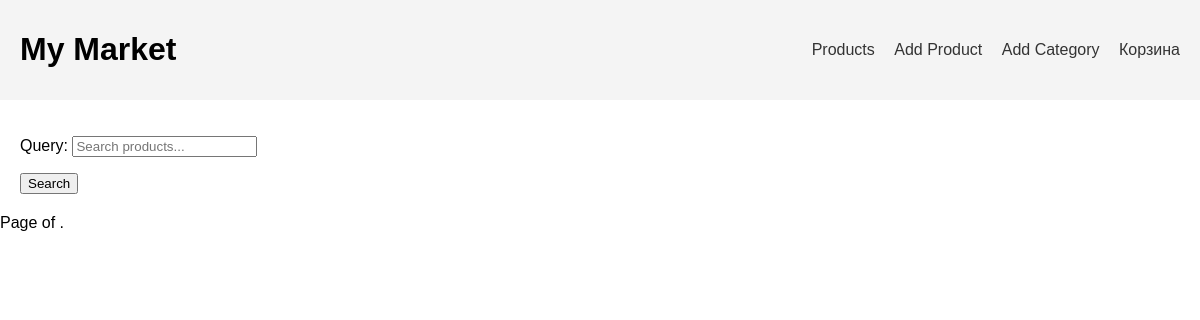
The app's page /, older data.
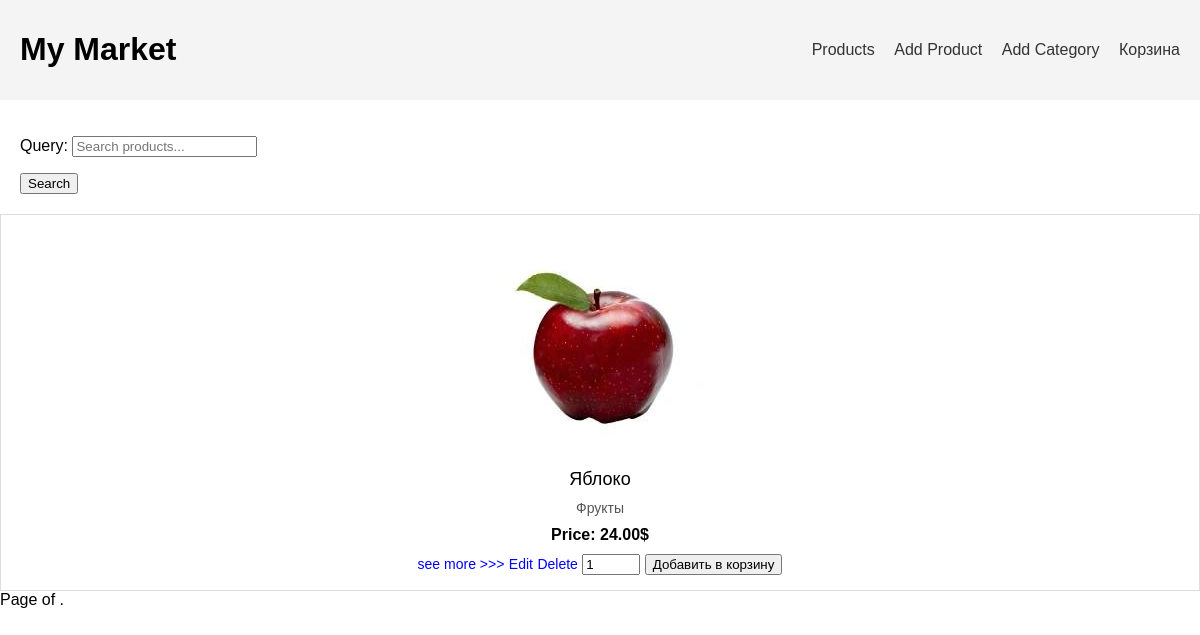
The same page, newer data.
### store/models.py (models this page shows, shortened)
class Product(models.Model):
    title = models.CharField(max_length=255, unique=True, verbose_name="Наименование")
    description = models.TextField(blank=True, verbose_name="Описание")
    category = models.ForeignKey(Category, on_delete=models.CASCADE, verbose_name="Категория")
    created_at = models.DateTimeField(auto_now_add=True, verbose_name="Дата и время добавления")
    price = models.DecimalField(max_digits=10, decimal_places=2, verbose_name="Стоимость")
    image = models.ImageField(upload_to='products/', verbose_name="Изображение")
    price = models.DecimalField(
        max_digits=10,
        decimal_places=2,
        verbose_name="Стоимость",
        validators=[MinValueValidator(0.01)]
    )
    stock = models.IntegerField(
        default=0,
        verbose_name="Остаток",
        validators=[MinValueValidator(0)]
    )

class Category(models.Model):
    name = models.CharField(max_length=255, unique=True, verbose_name="Наименование")
    description = models.TextField(blank=True, verbose_name="Описание")

### store/views.py (the view)
# urls.py: path('', ProductListView.as_view(), name='products_view'),
class ProductListView(ListView):
    model = Product
    template_name = 'store/products.html'
    context_object_name = 'products'
    paginate_by = 10
    def get_queryset(self):
        queryset = Product.objects.filter(stock__gte=1).order_by('category__name', 'title')
        query = self.request.GET.get('query')
        if query:
            queryset = queryset.filter(Q(title__icontains=query) | Q(category__name__icontains=query))
        return queryset
    def get_context_data(self, **kwargs):
        context = super().get_context_data(**kwargs)
        context['form'] = ProductSearchForm(self.request.GET or None)
        return context

### store/forms.py
class ProductSearchForm(forms.Form):
    query = forms.CharField(
        max_length=255,
        required=False,
        widget=forms.TextInput(attrs={
            'class': 'form-control',
            'placeholder': 'Search products...',
        })
    )

### store/templates/store/products.html (shortened to what this page needs)
<!DOCTYPE html>
<html lang="en">
<head>
</head>
<body>
    <header>
        <h1>My Market</h1>
        <nav>
            <a href="{% url 'products_view' %}">Products</a>
            <a href="{% url 'product_add_view' %}">Add Product</a>
            <a href="{% url 'category_add_view' %}">Add Category</a>
            <a href="{% url 'cart_view' %}">Корзина</a>
        </nav>
    </header>
    <div class="container">
        <form method="get" class="mb-3">
            {{ form.as_p }}
            <button type="submit" class="btn btn-primary">Search</button>
        </form>
        </div>
        <div class="product-grid">
            {% for product in products %}
                <div class="product">
                    <img src="{{ product.image.url }}" alt="{{ product.title }}">
                    <div class="product-title">{{ product.title }}</div>
                    <div class="product-category">{{ product.category.name }}</div>
                    <div class="product-price">Price: {{ product.price }}$</div>
                    {% if product.id %}
                        <a href="{% url 'product_view' product.id %}">see more &gt;&gt;&gt;</a>
                        <a href="{% url 'product_edit_view' product.id %}" class="btn btn-warning">Edit</a>
                        <a href="{% url 'product_delete_view' product.id %}" class="btn btn-danger">Delete</a>
                        <form action="{% url 'add_to_cart' product.pk %}" method="post" style="display: inline;">
                            <input type="number" name="quantity" value="1" min="1" max="{{ product.stock }}" style="width: 50px;">
                            <button type="submit">Добавить в корзину</button>
                         </form>
                    {% else %}
                        <p>Invalid product</p>
                    {% endif %}
                    {% endfor %}
                </div>
        </div>
        <div class="pagination">
    <span class="step-links">
        <span class="current">
            Page {{ products.number }} of {{ products.paginator.num_pages }}.
        </span>
    </span>
</div>
</body>
</html>

### store/templates/store/products.html (style rules this page uses)
body { font-family: Arial, sans-serif; margin: 0; padding: 0; }
header { background-color: #f4f4f4; padding: 10px 20px; display: flex; align-items: center; justify-content: space-between; }
header a { margin-left: 15px; text-decoration: none; color: #333; }
.container { padding: 20px; }
.product-grid { display: grid; grid-template-columns: repeat(auto-fit, minmax(250px, 1fr)); gap: 20px; }
.product { border: 1px solid #ddd; padding: 15px; text-align: center; }
.product img { max-width: 100%; height: auto; }
.product-title { font-size: 18px; margin: 10px 0; }
.product-category { font-size: 14px; color: #555; }
.product-price { font-size: 16px; font-weight: bold; margin: 10px 0; }
.product a { text-decoration: none; color: blue; font-size: 14px; }

Row changes from the older to the newer data that the page shows:
added Product: image (picture), title "Яблоко", category.name "Фрукты", price "24.00"
